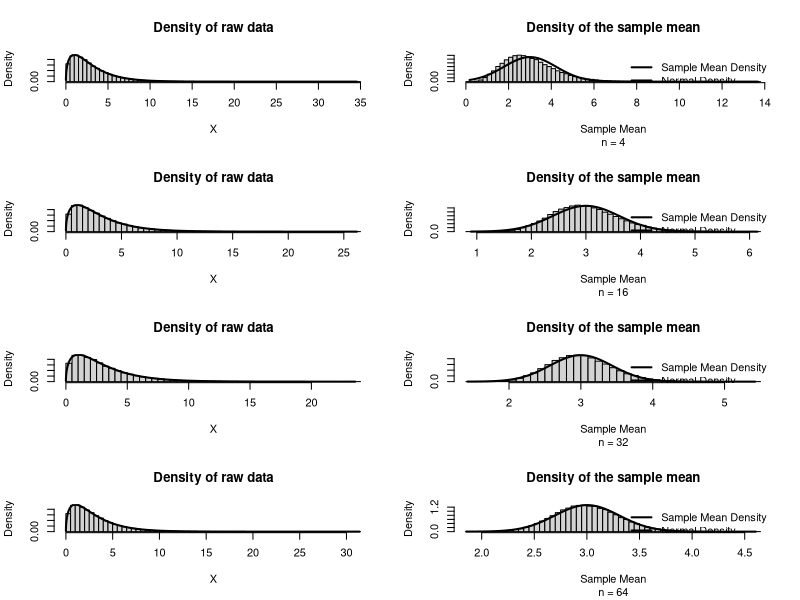

Reproduce this figure in R.
# Suppose we assign the letters A, B, C, D, and E to the scores of the five
# students so that A = 70,   B = 78,   C = 80,   D = 80,   E = 95
scores <- c(A = 70, B = 78, C = 80, D = 80, E = 95)
# Consider the letters A, B, C, D, E, and find all combinations of these letters
# taken 3 at a time
combinations <- combn(c("A", "B", "C", "D", "E"), 3)
# Calculate the average score for each combination of letters
average_scores <- apply(combinations, 2, function(x) mean(scores[x]))
# Create a table listing all combinations, scores, and their average
result_table <- data.frame(
  Combination = apply(combinations, 2, paste, collapse = ", "),
  Score1 = scores[combinations[1, ]],
  Score2 = scores[combinations[2, ]],
  Score3 = scores[combinations[3, ]],
  Average_Score = average_scores
)
# Print the table with only 2 digits after the decimal for the average score
result_table$Average_Score <- format(round(result_table$Average_Score, 2), nsmall = 2)
print(result_table)
# Now create a table showing the unique scores, their frequency, and relative
# frequency
score_table <- as.data.frame(table(average_scores))
colnames(score_table) <- c("Average_Score", "Frequency")
score_table$Relative_Frequency <- score_table$Frequency / sum(score_table$Frequency)
# Print this table with only 2 digits after the decimal for the first column
score_table$Average_Score <- format(round(as.numeric(as.character(score_table$Average_Score)), 2), nsmall = 2)
print(score_table)

# Central limit theorem illustration

set.seed(42)
par(mfrow=c(4,2))
n <- 100
mean.vec <- numeric()

## X has a chi-square distribution with df = 3

df <- 3

n <- 4
for(i in 1:100000) mean.vec[i] <- mean(rchisq(n,df=df))
mean.vec <- sort(mean.vec)

## Generate a histogram density for the raw data X
hist(x <- sort(rchisq(100000,df=df)),breaks=50,prob=TRUE,main="Density of raw data",xlab="X")
## Plot the true PDF
lines(x,dchisq(x,df=df),lwd=2)
## Now plot the histogram density and normal density of the 100,000 sample means
hist(mean.vec,prob=TRUE,breaks=50,main="Density of the sample mean",xlab="Sample Mean",sub=paste("n =",n))
lines(mean.vec,dnorm(mean.vec,mean(mean.vec),sd(mean.vec)),lwd=2)
legend("topright",c("Sample Mean Density","Normal Density"),lwd=2,bty="n")

n <- 16
for(i in 1:100000) mean.vec[i] <- mean(rchisq(n,df=df))
mean.vec <- sort(mean.vec)

## Generate a histogram density for the raw data X
hist(x <- sort(rchisq(100000,df=df)),breaks=50,prob=TRUE,main="Density of raw data",xlab="X")
## Plot the true PDF
lines(x,dchisq(x,df=df),lwd=2)
## Now plot the histogram density and normal density of the 100,000 sample means
hist(mean.vec,prob=TRUE,breaks=50,main="Density of the sample mean",xlab="Sample Mean",sub=paste("n =",n))
lines(mean.vec,dnorm(mean.vec,mean(mean.vec),sd(mean.vec)),lwd=2)
legend("topright",c("Sample Mean Density","Normal Density"),lwd=2,bty="n")

n <- 32
for(i in 1:100000) mean.vec[i] <- mean(rchisq(n,df=df))
mean.vec <- sort(mean.vec)

## Generate a histogram density for the raw data X
hist(x <- sort(rchisq(100000,df=df)),breaks=50,prob=TRUE,main="Density of raw data",xlab="X")
## Plot the true PDF
lines(x,dchisq(x,df=df),lwd=2)
## Now plot the histogram density and normal density of the 100,000 sample means
hist(mean.vec,prob=TRUE,breaks=50,main="Density of the sample mean",xlab="Sample Mean",sub=paste("n =",n))
lines(mean.vec,dnorm(mean.vec,mean(mean.vec),sd(mean.vec)),lwd=2)
legend("topright",c("Sample Mean Density","Normal Density"),lwd=2,bty="n")

n <- 64
for(i in 1:100000) mean.vec[i] <- mean(rchisq(n,df=df))
mean.vec <- sort(mean.vec)

## Generate a histogram density for the raw data X
hist(x <- sort(rchisq(100000,df=df)),breaks=50,prob=TRUE,main="Density of raw data",xlab="X")
## Plot the true PDF
lines(x,dchisq(x,df=df),lwd=2)
## Now plot the histogram density and normal density of the 100,000 sample means
hist(mean.vec,prob=TRUE,breaks=50,main="Density of the sample mean",xlab="Sample Mean",sub=paste("n =",n))
lines(mean.vec,dnorm(mean.vec,mean(mean.vec),sd(mean.vec)),lwd=2)
legend("topright",c("Sample Mean Density","Normal Density"),lwd=2,bty="n")

